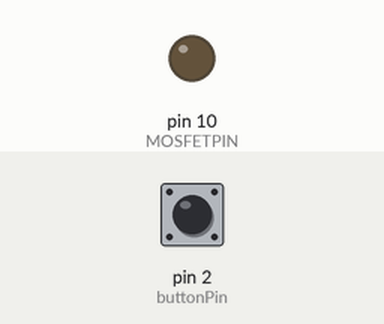
This sketch was run on a simulated Arduino Uno, built with avr-gcc and run on an emulated ATmega328P. On the bench: output pins drawn as LEDs (lit = HIGH). The inputs (shaded band) are chosen by the test bench; at power-on: pin 2 (buttonPin) HIGH.

Above: at 1.2 s.
1.3 s: pin 2 (buttonPin) pulled LOW for 3.2 s
At 5.5 s:
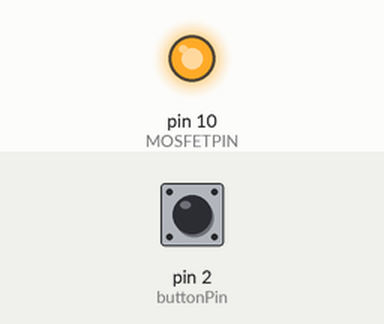
6.0 s: pin 2 (buttonPin) pulled LOW for 0.15 s
At 6.8 s:
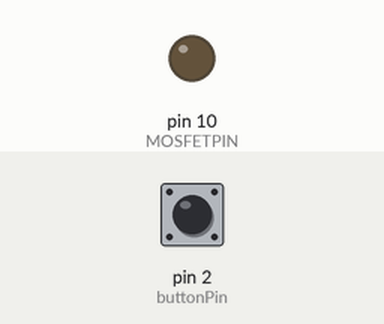
Timing chart, 0 to 9.0 s (numbered marks = the images above; inputs shaded):
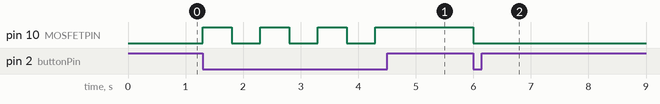

The sketch:

_4W_COB_LED.ino
```cpp
#define ACTIVATED LOW
const int buttonPin = 2;
const int MOSFETPIN =  10;
boolean pressed = false;


int buttonState = 0;

void setup() {
  pinMode(MOSFETPIN, OUTPUT);
  pinMode(buttonPin, INPUT);
  digitalWrite(buttonPin,HIGH);
}

void loop() {

buttonState = digitalRead(buttonPin);
if(buttonState==ACTIVATED && pressed ==0)
{
  digitalWrite(MOSFETPIN,HIGH);
  pressed = true;
  delay(500);
}
else if (buttonState == ACTIVATED && pressed == 1)
{
  digitalWrite(MOSFETPIN,LOW);
  pressed = false;
  delay(500);
}
}
```

Measured:
- after the input at 1.3 s, pin 10 (MOSFETPIN): alternates HIGH for 0.50 s and LOW for 0.50 s, 7 changes in all, then stays HIGH, starting at once
- after the input at 6.0 s, pin 10 (MOSFETPIN): HIGH → LOW at once
